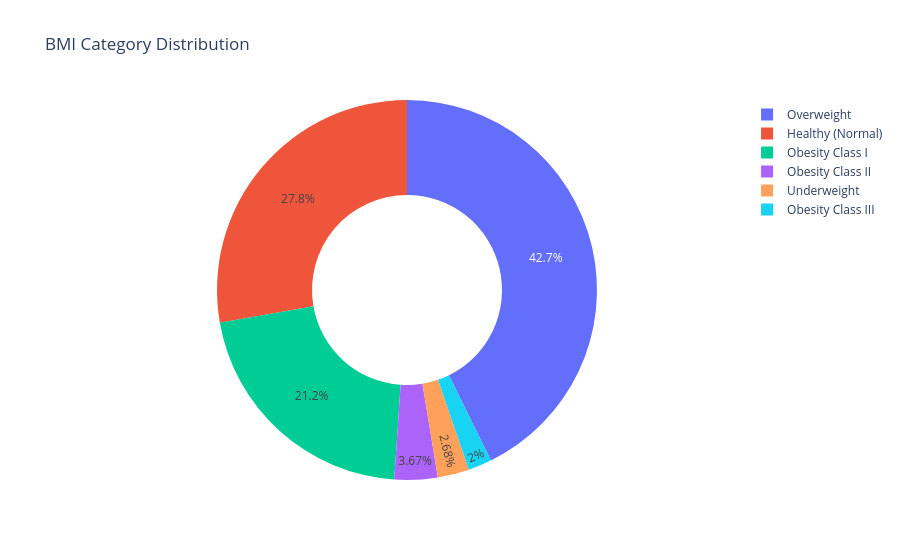

The notebook cell saved with this chart:
### Markdown cell above
##  Data Visualization

Visualizing distributions of key categorical features using pie charts and count plots, followed by a correlation heatmap.

### Code cell
px.pie(df, names= "BMI_Category", title= "BMI Category Distribution", hole= 0.5)

### Figure 1 — Plotly figure (JSON) as saved in the notebook; plotly's stock layout.template omitted (floating-point values rounded to 4 significant figures; data arrays with more than 128 entries replaced by an {"elided": "..."} marker saying what was removed)
{"data": [{"domain": {"x": [0, 1], "y": [0, 1]}, "hole": 0.5, "hovertemplate": "BMI_Category=%{label}<extra></extra>", "labels": {"elided": "10000 str values"}, "legendgroup": "", "name": "", "showlegend": true, "type": "pie"}], "layout": {"legend": {"tracegroupgap": 0}, "title": {"text": "BMI Category Distribution"}}}
